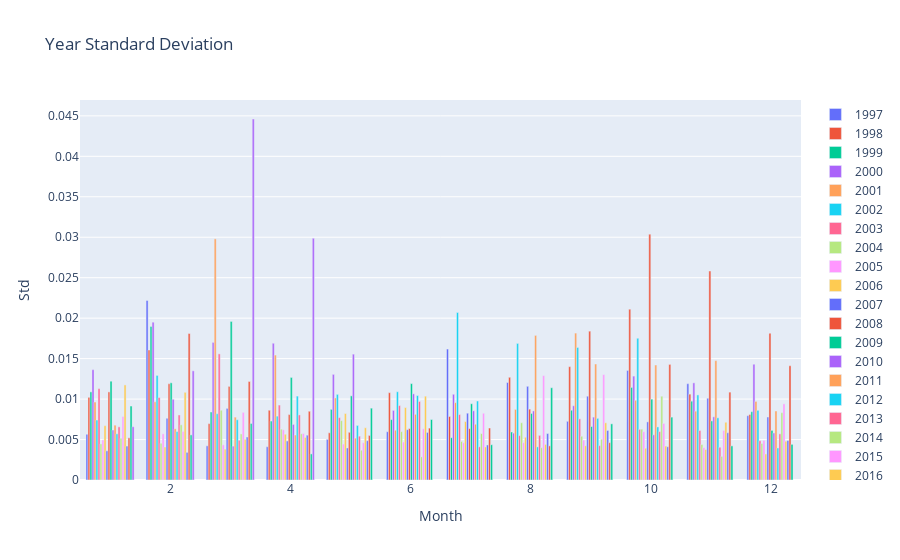

Here is the notebook cell this chart was saved with:
### Code cell
yearStdBarChart(1997,2020)
